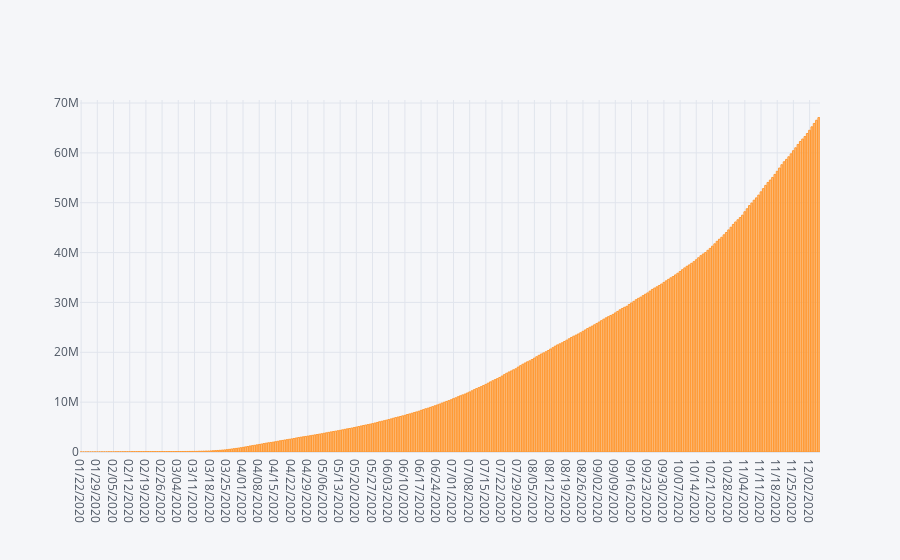

Notebook code for this chart:
### Code cell
#visualizing using plotly
confirmed_cases.iplot(kind = 'bar', x = 'Date', y = 'Confirmed')

### Figure 1 — Plotly figure (JSON) as saved in the notebook; plotly's stock layout.template omitted (floating-point values rounded to 4 significant figures; data arrays with more than 128 entries replaced by an {"elided": "..."} marker saying what was removed)
{"data": [{"marker": {"color": "rgba(255, 153, 51, 0.6)", "line": {"color": "rgba(255, 153, 51, 1.0)", "width": 1}}, "name": "Confirmed", "orientation": "v", "text": "", "type": "bar", "x": {"elided": "320 str values"}, "y": {"elided": "320 int values"}}], "layout": {"legend": {"bgcolor": "#F5F6F9", "font": {"color": "#4D5663"}}, "paper_bgcolor": "#F5F6F9", "plot_bgcolor": "#F5F6F9", "title": {"font": {"color": "#4D5663"}}, "xaxis": {"gridcolor": "#E1E5ED", "showgrid": true, "tickfont": {"color": "#4D5663"}, "title": {"font": {"color": "#4D5663"}, "text": ""}, "zerolinecolor": "#E1E5ED"}, "yaxis": {"gridcolor": "#E1E5ED", "showgrid": true, "tickfont": {"color": "#4D5663"}, "title": {"font": {"color": "#4D5663"}, "text": ""}, "zerolinecolor": "#E1E5ED"}}}
